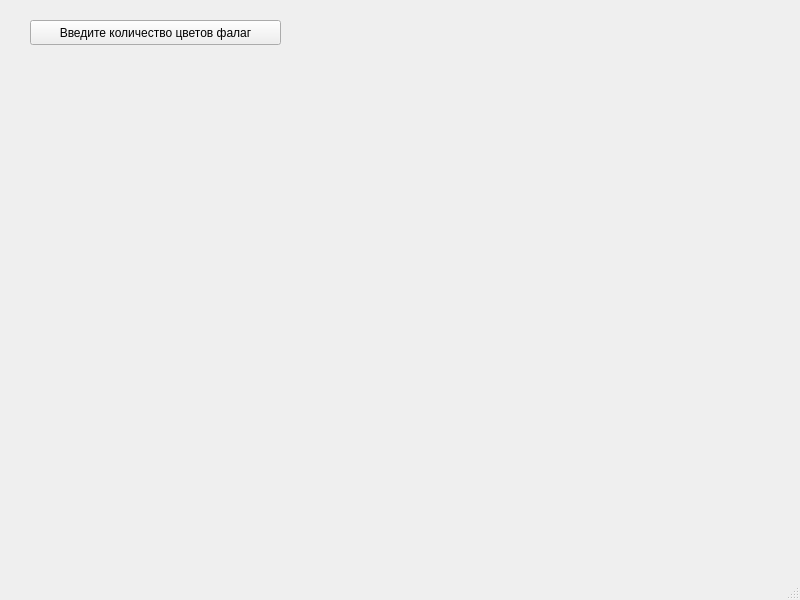
<?xml version="1.0" encoding="UTF-8"?>
<ui version="4.0">
 <class>MainWindow</class>
 <widget class="QMainWindow" name="MainWindow">
  <property name="geometry">
   <rect>
    <x>0</x>
    <y>0</y>
    <width>800</width>
    <height>600</height>
   </rect>
  </property>
  <property name="windowTitle">
   <string>MainWindow</string>
  </property>
  <widget class="QWidget" name="centralwidget">
   <widget class="QPushButton" name="pushButton">
    <property name="geometry">
     <rect>
      <x>30</x>
      <y>20</y>
      <width>251</width>
      <height>25</height>
     </rect>
    </property>
    <property name="text">
     <string>Введите количество цветов фалаг</string>
    </property>
   </widget>
  </widget>
  <widget class="QMenuBar" name="menubar">
   <property name="geometry">
    <rect>
     <x>0</x>
     <y>0</y>
     <width>800</width>
     <height>22</height>
    </rect>
   </property>
  </widget>
  <widget class="QStatusBar" name="statusbar"/>
 </widget>
 <resources/>
 <connections/>
</ui>
